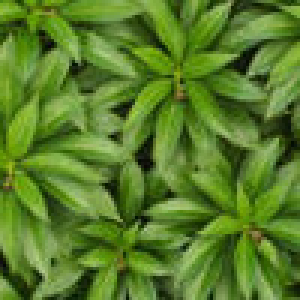
%> input picture tweets-sources/codes/texture-synthesis/plants.jpg, 100 x 100 px (shown 3 times larger)
$ octave TextureSynthesis.m   (GNU Octave 9; MATLAB toolbox functions it lacks are replaced by stand-ins)
%> lines starting %> are read from the running program, lines starting %| are printed output that depends on the picture
### tweets-sources/codes/toolbox/rescale.m
function y = rescale(x,a,b)

% rescale - rescale data in [a,b]
%
%   y = rescale(x,a,b);
%
%   Copyright (c) 2004 Gabriel Peyr?

if nargin<2
    a = 0;
end
if nargin<3
    b = 1;
end

m = min(x(:));
M = max(x(:));

if M-m<eps
    y = x;
else
    y = (b-a) * (x-m)/(M-m) + a;
end

### tweets-sources/codes/texture-synthesis/synth.m
function [Image, Mapping] = synth(rawSample, winsize, newRows, newCols, outpath)

%  Non-parametric Texture Synthesis using Efros & Leung's algorithm
%  Author: Alex Rubinsteyn (alex.rubinsteyn at gmail)


%  This program is free software; you can redistribute it and/or modify
%  it under the terms of the GNU General Public License as published by
%  the Free Software Foundation; either version 2 of the License, or
%  (at your option) any later version.
%
%  This program is distributed in the hope that it will be useful,
%  but WITHOUT ANY WARRANTY; without even the implied warranty of
%  MERCHANTABILITY or FITNESS FOR A PARTICULAR PURPOSE.  See the
%  GNU General Public License for more details.
%
%  You should have received a copy of the GNU General Public License
%  along with this program; if not, write to the Free Software
%  Foundation, Inc., 51 Franklin Street, Fifth Floor, Boston, MA
% 02110-1301  USA


% Inputs:
% 'filename': the image file containing the sample image (the texture to grow)
% 'winsize': the edge length of the window to match at each iteration (the window is (winsize x winsize) )
% (newRows, newCols): the size of the output image

% Outputs:
% 'Image': the output image (the synthesized texture)
% 'time': the amount of time it took to perform the synthesis


MaxErrThreshold = 0.1;

% rawSample = im2double(imread(filename));
rawSample = im2double(rawSample);

sample =  rawSample;

[rows, cols, channels] = size(sample);
windowlessSize = [(rows - winsize + 1) (cols - winsize + 1)];

halfWindow = (winsize - 1) / 2;

npixels = newRows * newCols;

Image = zeros(newRows, newCols, 3);
Mapping = zeros(newRows, newCols,3);

red_patches = im2col(sample(:, :, 1), [winsize winsize], 'sliding');
green_patches = im2col(sample(:, :, 2), [winsize winsize], 'sliding');
blue_patches = im2col(sample(:, :, 3), [winsize winsize], 'sliding');


%initialize new texture with a random 3x3 patch from the sample
randRow = ceil(rand() * (rows - 2));
randCol = ceil(rand() * (cols - 2));

seedSize = 3;
seedRows = ceil(newRows/2):ceil(newRows/2)+seedSize-1;
seedCols = ceil(newCols/2):ceil(newCols/2)+seedSize-1;


M = sample(randRow:randRow+seedSize-1, randCol:randCol+seedSize-1, :);
if 0
k = length(seedRows);
    I = randperm(k*k);
for i=1:3
    m = M(:,:,i); m = reshape(m(I), size(m));
    M(:,:,i) = m;
end
end
Image(seedRows, seedCols, :) = M;

Mapping(seedRows, seedCols,1) = (randRow:randRow+seedSize-1)' * ones(1,length(seedCols));
Mapping(seedRows, seedCols,2) = ones(length(seedCols),1) * (randCol:randCol+seedSize-1);

nfilled = seedSize * seedSize;
filled = repmat(false, [newRows newCols]);
filled(seedRows, seedCols) = repmat(true, [3 3]);

gaussMask = fspecial('gaussian',winsize, winsize/6.4);

nskipped = 0;

while nfilled < npixels
    progress = false;

    [pixelRows, pixelCols] = GetUnfilledNeighbors(filled, winsize);

     for i = 1:length(pixelRows)
        pixelRow = pixelRows(i);
        pixelCol = pixelCols(i);

        rowRange = pixelRow-halfWindow:pixelRow+halfWindow;
        colRange =  pixelCol - halfWindow:pixelCol + halfWindow;

        deadRows = rowRange < 1 | rowRange > newRows;
        deadCols = colRange < 1 | colRange > newCols;


        if sum(deadRows) + sum(deadCols) > 0
            safeRows = rowRange(~deadRows);
            safeCols = colRange(~deadCols);

            template = zeros(winsize, winsize, 3);
            template(~deadRows, ~deadCols, :) = Image(safeRows, safeCols, :);

            validMask = repmat(false, [winsize winsize]);
            validMask(~deadRows, ~deadCols) = filled(safeRows, safeCols);
        else
            template = Image(rowRange, colRange, :);
            validMask = filled(rowRange, colRange);

        end

       [bestMatches, SSD] = FindMatches(template, validMask, gaussMask, red_patches, green_patches, blue_patches);


        matchIdx = RandomPick(bestMatches);
        matchError = SSD(matchIdx);

         if matchError < MaxErrThreshold
             [matchRow, matchCol] = ind2sub(windowlessSize, matchIdx);

             %match coords are at corner of window and need to be offset
             matchRow = matchRow + halfWindow;
             matchCol = matchCol + halfWindow;

             Mapping(pixelRow, pixelCol,1) = matchRow;
             Mapping(pixelRow, pixelCol,2) = matchCol;
             Image(pixelRow, pixelCol, :) = sample(matchRow, matchCol, :);

             filled(pixelRow, pixelCol) = true;
             nfilled = nfilled + 1;
             progress = true;
         else
             nskipped = nskipped + 1;
         end
    end

    progressbar(nfilled,npixels);
    if not(exist('k'))
        k=1;
    end
    I = Image + (1-filled);
    J = Mapping/max(rows, cols) + (1-filled);
    clf;
    subplot(1,2,1); image(I); axis image; axis off;
    subplot(1,2,2); image(J); axis image; axis off;
    drawnow;
    imwrite(rescale(I), [outpath 'anim-' znum2str(k,3) '.png' ]);
    imwrite(rescale(J), [outpath 'map-' znum2str(k,3) '.png' ]);
    k = k+1;
% [7 lines of commented-out code are left out]

    if ~progress
        MaxErrThreshold = MaxErrThreshold * 1.1;
        disp(sprintf('Incrementing error tolerance to %d', MaxErrThreshold));
    end
end


%% Get pixels at edge of synthesized texture
 function [pixelRows, pixelCols] = GetUnfilledNeighbors(filled, winsize)
    border = bwmorph(filled,'dilate')-filled;

    [pixelRows, pixelCols] = find(border);
    len = length(pixelRows);

     %randomly permute candidate pixels
     randIdx = randperm(len);
     pixelRows = pixelRows(randIdx);
     pixelCols = pixelCols(randIdx);

     %sort by number of neighbors
     filledSums = colfilt(filled, [winsize winsize], 'sliding', @sum);
     numFilledNeighbors = filledSums( sub2ind(size(filled), pixelRows, pixelCols) );
     [sorted, sortIndex] = sort(numFilledNeighbors, 1, 'descend');

     pixelRows = pixelRows(sortIndex);
     pixelCols = pixelCols(sortIndex);


%% Pick a random pixel from valid patches
function idx = RandomPick(matches)
    indices = find(matches);
    idx = indices(ceil(rand() * length(indices)));


%% Find candidate patches that match template
% [25 lines left out: function FindMatches, not called in this run]

### codes/coding/toolbox/progressbar.m
function progressbar(n,N,w)

% progressbar - display a progress bar
%
%    progressbar(n,N,w);
%
% displays the progress of n out of N.
% n should start at 1.
% w is the width of the bar (default w=20).
%
%   Copyright (c) Gabriel Peyre 2006

if nargin<3
    w = 20;
end

% progress char
cprog = '.';
cprog1 = '*';
% begining char
cbeg = '[';
% ending char
cend = ']';

p = min( floor(n/N*(w+1)), w);

global pprev;
if isempty(pprev)
    pprev = -1;
end

if not(p==pprev)
    ps = repmat(cprog, [1 w]);
    ps(1:p) = cprog1;
    ps = [cbeg ps cend];
    if n>1
        % clear previous string
        fprintf( repmat('\b', [1 length(ps)]) );
    end
    fprintf(ps);
end
pprev = p;
if n==N
    fprintf('\n');
end

### tweets-sources/codes/toolbox/MkResRep.m
function rep = MkResRep(name)

if nargin==0
    name = [];
end

s = pwd(); a = strfind(s, '/'); s = s(a(end)+1:end);
rep = ['../results/' s '/'];
if not(isempty(name))
    rep = [rep name '/'];
end
[~,~] = mkdir(rep);

end

### tweets-sources/codes/toolbox/znum2str.m
function s = znum2str(x,k)

% force to happend trailing zeros to have string of length k

if x>=10^k
    warning('Problem with znum2str');
end

s = num2str(x);
m = k-1 - floor(log10(x));
for i=1:m
    s = ['0' s];
end

### tweets-sources/codes/texture-synthesis/TextureSynthesis.m
% 'filename': the image file containing the sample image (the texture to grow)
% 'winsize': the edge length of the window to match at each iteration (the window is (winsize x winsize) )
% (newRows, newCols): the size of the output image


addpath('../toolbox/');
rep = MkResRep();

m = 64;
n = 256;


name = 'cheetah';
name = 'plants';

f = imread([name '.jpg']);
%> f is the input picture: size 100x100x3 uint8; mean R, G, B 89, 125.7, 41
f = f(1:m,1:m,:);
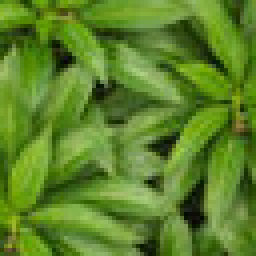
%> f: size 64x64x3 uint8 (shown 4 times larger); mean R, G, B 92.7, 130.9, 40.5

imwrite(rescale(double(f)), [rep 'original.png' ]);
%> in rescale, `m = min(x(:));`: m = 0
%> in rescale, `M = max(x(:));`: M = 210
%> in rescale, `y = (b-a) * (x-m)/(M-m) + a;`:
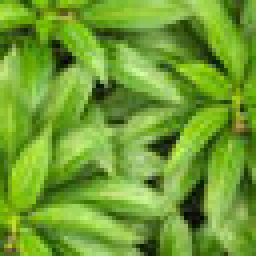
%> y: size 64x64x3 double (shown 4 times larger); mean R, G, B 0.442, 0.623, 0.193

w = 7;
[g, h] = synth(f, w, n, n, rep);
%> in synth, `Mapping(seedRows, seedCols,2) = ones(length(seedCols),1) * (randCol:ra..`:
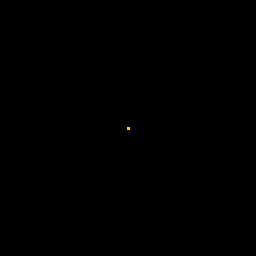
%> Mapping: size 256x256x3 double; mean R, G, B 0, 0, 0; mean of the top-left, top-right, bottom-left and bottom-right quarters 0, 0, 0, 0; drawn with min black and max white
%> (the run ends here)
